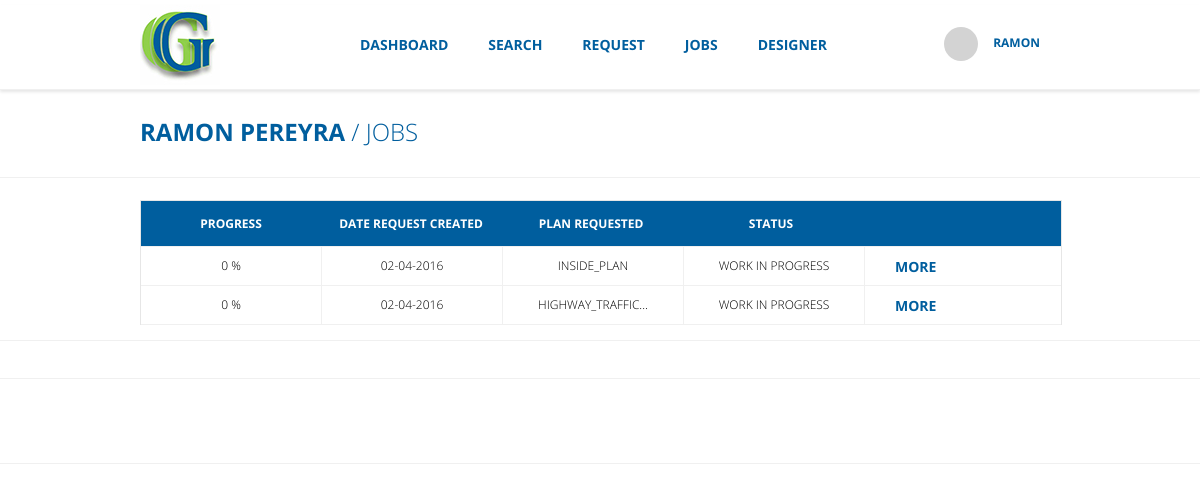
The app's page /job_search.php?id=1 (signed in) with its own data.
### tables this page shows
CREATE TABLE IF NOT EXISTS `designer` (
  `designerid` int(50) NOT NULL,
  `name_designer` varchar(50) NOT NULL,
  `password` varchar(250) NOT NULL,
  `estado` int(2) NOT NULL,
  `lastname` varchar(50) NOT NULL,
  `date_assigned` varchar(250) NOT NULL
);

CREATE TABLE IF NOT EXISTS `request` (
  `id` int(16) NOT NULL,
  `id_request` varchar(250) NOT NULL,
  `tipo` varchar(255) NOT NULL,
  `fecha` varchar(255) NOT NULL,
  `estado` int(1) NOT NULL,
  `usuario_id` int(16) NOT NULL,
  `contratista_id` int(16) NOT NULL,
  `name` varchar(255) NOT NULL,
  `estatus_job` int(1) NOT NULL,
  `designerid` int(250) NOT NULL
);

### job_search.php (the view, shortened to what this page needs)
<?php
	include('include/head.php');
	$conexion= mysqli_connect($servidor,$usuario,$contrasena,$basededatos);
			if(isset($_GET['id'])){
					$consulta_diseñador = "SELECT * FROM designer WHERE designerid = '".$_GET['id']."'";
					$resultado_diseñado = mysqli_query($conexion,$consulta_diseñador);
					$fila_diseñador = mysqli_fetch_array($resultado_diseñado);
					$consulta_trabajos = "SELECT id, id_request,FROM_UNIXTIME(fecha,'%d-%m-%Y') as fecha,tipo, estatus_job from request WHERE designerid = '".$_GET['id']."' AND estatus_job = '2'";
					$resultado_trabajos = mysqli_query($conexion,$consulta_trabajos);
					$cantidad_trabajos = mysqli_num_rows($resultado_trabajos);
			}
 ?>
<body onLoad="">
<?php include("include/menu.php"); ?>
    <div class="container_title_request">
        <div class="center_title_request">
		 <?php echo $fila_diseñador['name_designer']." ".$fila_diseñador['lastname']; ?> <span> / JOBS </span>
		</div>
    </div>
    	<?php if ($cantidad_trabajos > 0) { ?>
		    <div class="container_form">
				<div class="center_form">
					<div class="container_active_jobs">
						<div class="container_title_active_jobs"  >
							<div class="title_active_jobs" style="width: 180px;"> <div> PROGRESS </div> </div>
							<div class="title_active_jobs" style="width: 180px;"> <div> DATE REQUEST CREATED </div> </div>
							<div class="title_active_jobs" style="width: 180px;"> <div> PLAN REQUESTED </div> </div>
							<div class="title_active_jobs" style="width: 180px;"> <div> STATUS</div> </div>
						</div>
						<?php while($fila_trabajo= mysqli_fetch_array($resultado_trabajos)){  ?>
							<div class="container_text_active_jobs" id="<?php echo $fila_trabajo['id']; ?>"  >
								<div class="content_active_jobs" style="width: 180px; font-size: 12px;"> <div> 0 % </div></div>
								<div class="content_active_jobs" style="width: 180px; font-size: 12px;">
									<div> <?php echo $fila_trabajo['fecha']; ?> </div>
								</div>
								<div class="content_active_jobs" style="width: 180px; font-size: 12px;">
									<div>
										<?php
											$text_name= $fila_trabajo['tipo'];
											$tamano_name = strlen($fila_trabajo['tipo']);
												if($tamano_name >= 15){
													echo substr($text_name, 0, 15)."...";
												}else{
													echo $text_name;
												}
										 ?>
									 </div>
								</div>
								<div class="content_active_jobs" style="width: 180px; font-size: 12px;">
									<div>
										<?php
											$estatusTrabajo = ($fila_trabajo['estatus_job'] == 2)?"WORK IN PROGRESS":"WAITING APPROVE";
											echo $estatusTrabajo;
										?>
									</div>
								</div>
								<div class="content_active_jobs" style="width: 180px; font-size: 12px;">
									<ul class="ul_menu">
			    						<li id="li_request" >MORE
								 	</ul>
								</div>
							</div>
						<?php }  ?>
					</div>
				</div>
			</div>
    	<?php	} ?>
        <div class="container_form">
        </div>
    <?php include("include/footer.php"); ?>
</body>
</html>

### css/main.css (style rules this page uses)
html,body { margin: 0; padding: 0; text-transform:uppercase; font-family: 'ARIAL'; font-size:14px; }
.ul_menu { list-style: none; padding: 0; margin: 0; float: left; margin-top: 30px; margin-left: 110px; }
.ul_menu li { color: rgb(0,94,158); float: left; height: 49px; margin-left: 20px; padding-left: 10px; padding-right: 10px; text-align: center; cursor: pointer; font-family: OpenSans-Bold; font-size: 14px; position:relative; }
.container_active_jobs { width: 100%; height:auto; float:left; border: 1px solid rgb(230,230,230); border-bottom: none; }
.container_title_active_jobs { width:100%; padding:14px 0 14px 0; float:left; background:rgb(0,94,158); border-bottom: 1px solid rgb(240,240,240); }
.container_text_active_jobs { width:100%; height:38px; float:left; border-bottom: 1px solid rgb(240,240,240); transition: all 0.1s; -webkit-transition: all 0.1s; -moz-transition: all 0.1s; -o-transition: all 0.1s; -ms-transition: all 0.1s; cursor:pointer; }
.title_active_jobs { float:left; font-family: OpenSans-Bold; font-size: 12px; color: rgb(255,255,255); background:rgb(0,94,158); height:100%; text-align: center; width: 129px; }
.title_active_jobs:first-child { border: none; }
.content_active_jobs { float:left; font-family: OpenSans-Light; font-size: 11px; color: rgb(0,0,0); height:100%; text-align: center; width: 128px; border-left: 1px solid rgb(240,240,240); }
.content_active_jobs:first-child { border: none; }
.content_active_jobs div { margin-top: 10px; }
.container_title_request { width: 100%; height: 87px; float: left; border-bottom: 1px solid rgb(240,240,240); }
.center_title_request { width: 920px; margin: 0 auto; font-family: OpenSans-Bold; font-size: 24px; color: rgb(0,94,158); margin-top: 25px; }
.center_title_request span { font-family: OpenSans-Light; }
.container_form { width: 100%; height: auto; float: left; border-bottom: 1px solid rgb(240,240,240); padding-bottom: 15px; }
.center_form { width: 920px; margin: 0 auto; margin-top: 22px; }
.content_active_jobs .ul_menu { margin:0; margin-top:10px; }
.content_active_jobs .ul_menu li { height:21px; }

### records on screen
designer: name_designer "RAMON", lastname "PEREYRA"
request: fecha "02-04-2016", tipo "INSIDE_PLAN", estatus_job "WORK IN PROGRESS"
request: fecha "02-04-2016", tipo "HIGHWAY_TRAFFIC", estatus_job "WORK IN PROGRESS"

### other values on screen
$_SESSION['full_name'] "RAMON"
